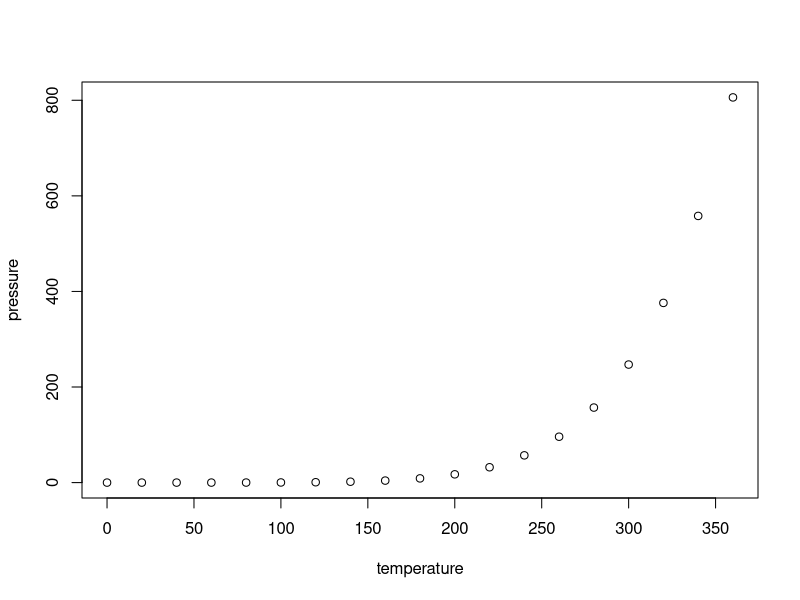
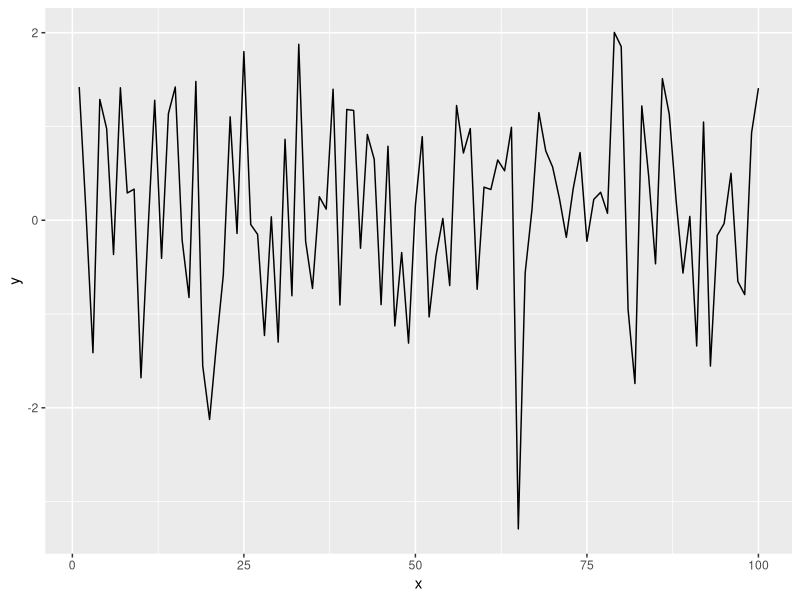

Here is the R script that generated these plots, in order:
## ---- chunk 1
knitr::opts_chunk$set(echo = TRUE)
## ---- chunk 2
summary(cars)
## ---- chunk 3
plot(pressure)
## ---- chunk 4
library(ggplot2)
x = seq(1:100) 
y = rnorm(100) 
dat = data.frame(x, y) 
ggplot(dat, aes(x = x, y = y)) + 
    geom_line()
